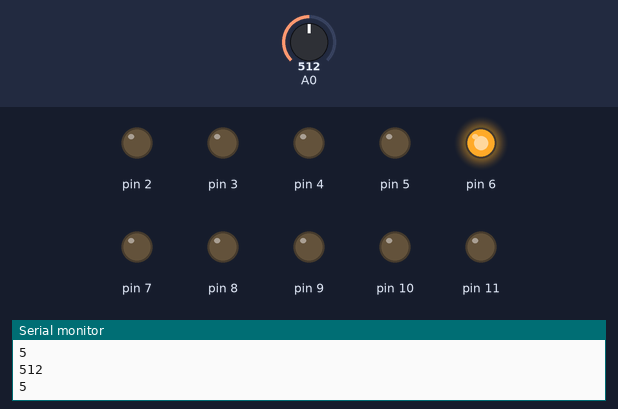
Recording of a sketch running on a simulated Arduino Uno, built with avr-gcc and run on an emulated ATmega328P. Parts: output pins drawn as LEDs (lit = HIGH), the last lines printed to the serial monitor. Inputs (shaded band) come from the test bench; at power-on: A0 = 512.

Above: at 1.2 s.
1.3 s: A0 set to 604
2.8 s: A0 set to 627
At 3.2 s:
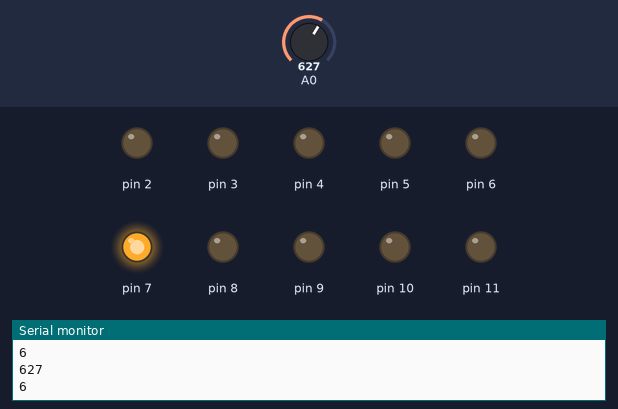
4.4 s: A0 set to 716
At 5.7 s:
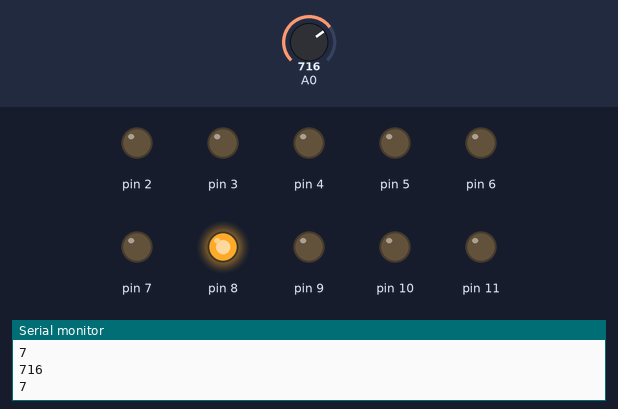
6.0 s: A0 set to 803
7.5 s: A0 set to 833
At 8.8 s:
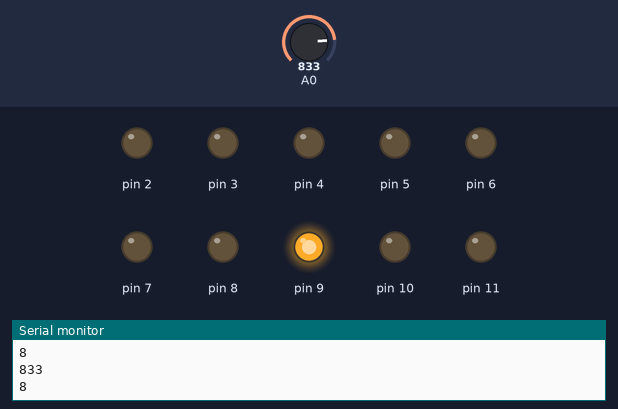
9.1 s: A0 set to 511
At 10.2 s:
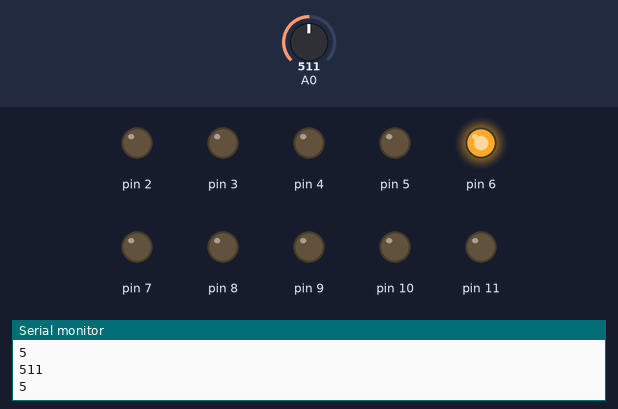
Timing chart, 0 to 11.7 s (numbered marks = the images above; inputs shaded):
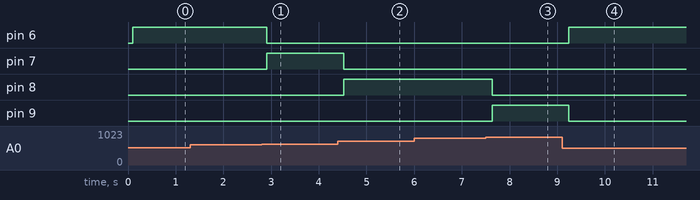

The sketch:

Lab5.2_3761.ino
```cpp
int pin;
void setup()
{
  Serial.begin(9600);
  for(pin=2;pin<=11;pin++){
  pinMode(pin, OUTPUT);
 }
}
void loop()
{
  int aval = analogRead(A0);
  Serial.println(aval,DEC);
  Serial.println(aval/102,DEC);
  delay(100);
  aval = aval/102;
  switch(aval){
    case 1: aval=2;
    break;
    case 2: aval=3;
    break;
    case 3: aval=4;
    break;
    case 4: aval=5;
    break;
    case 5: aval=6;
    break;
    case 6: aval=7;
    break;
    case 7: aval=8;
    break;
    case 8: aval=9;
    break;
    case 9: aval=10;
    break;
    case 10: aval=11;
    break;
    defaul: aval = 0;
  }
  for(pin=2;pin<=11;pin++){
    if(pin==aval){
      digitalWrite(pin, HIGH);
    }else{
      digitalWrite(pin, LOW);
    }
 }
}
```

Measured:
- the behaviour switches between 611 and 612 on A0 (found by bisection; images 0 and 1)
- the behaviour switches between 815 and 816 on A0 (found by bisection; images 2 and 3)
- after the input at 2.8 s, pin 6: HIGH → LOW after 0.11 s; pin 7: LOW → HIGH after 0.11 s
- after the input at 4.4 s, pin 7: HIGH → LOW after 0.12 s; pin 8: LOW → HIGH after 0.12 s
- after the input at 7.5 s, pin 8: HIGH → LOW after 0.13 s; pin 9: LOW → HIGH after 0.13 s
- after the input at 9.1 s, pin 6: LOW → HIGH after 0.14 s; pin 9: HIGH → LOW after 0.14 s
